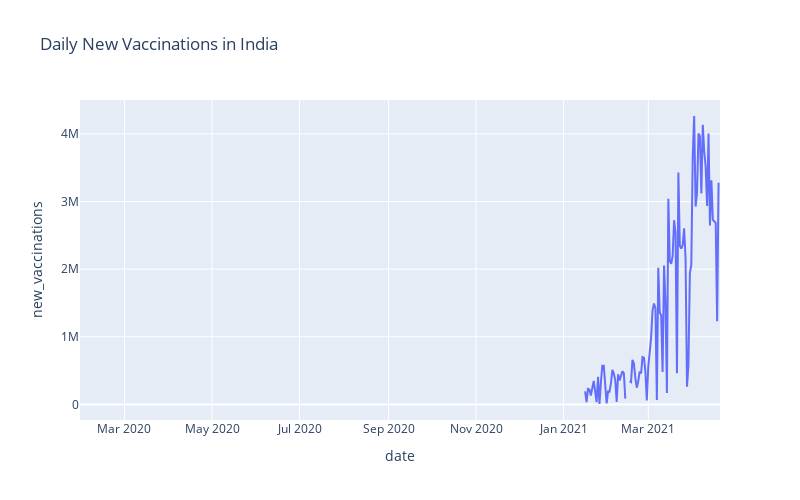

Notebook cell for this chart:
### Code cell
fig = px.line(india_cases, x='date', y='new_vaccinations', title='Daily New Vaccinations in India', width=800, height=500)
fig.show()

### Figure 1 — Plotly figure (JSON) as saved in the notebook; plotly's stock layout.template omitted (floating-point values rounded to 4 significant figures; data arrays with more than 128 entries replaced by an {"elided": "..."} marker saying what was removed)
{"data": [{"hovertemplate": "date=%{x}<br>new_vaccinations=%{y}<extra></extra>", "legendgroup": "", "line": {"color": "#636efa", "dash": "solid"}, "mode": "lines", "name": "", "orientation": "v", "showlegend": false, "type": "scatter", "x": {"elided": "447 str values"}, "xaxis": "x", "y": {"elided": "447 int values"}, "yaxis": "y"}], "layout": {"height": 500, "legend": {"tracegroupgap": 0}, "title": {"text": "Daily New Vaccinations in India"}, "width": 800, "xaxis": {"anchor": "y", "domain": [0, 1], "title": {"text": "date"}}, "yaxis": {"anchor": "x", "domain": [0, 1], "title": {"text": "new_vaccinations"}}}}
